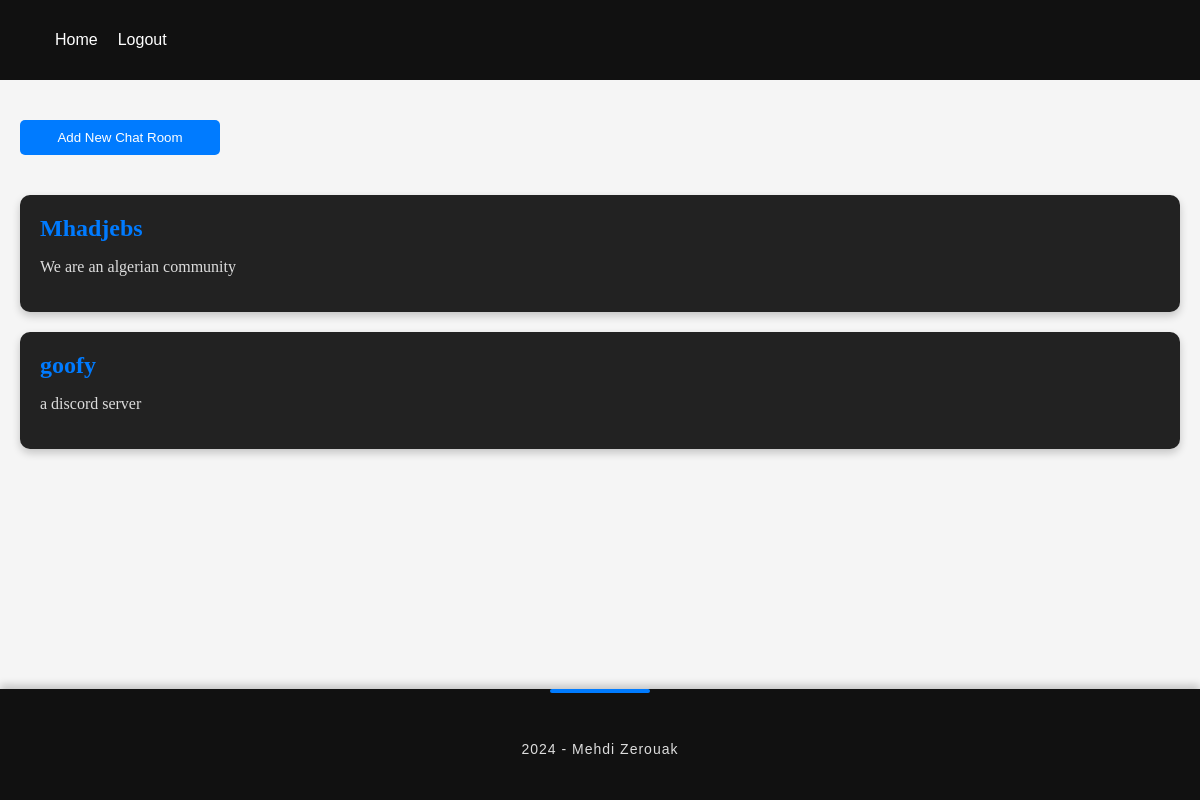
Page /chat-rooms/ (signed in) on the committed database.
### chat/models.py (models this page shows, shortened)
class ChatRoom(models.Model):
    name = models.CharField(max_length=70, unique=True)
    description = models.CharField(max_length=350)
    date_added = models.DateTimeField(auto_now_add=True)

### chat/views.py (the view)
# urls.py: path('chat-rooms/', chat_rooms, name='chat-rooms'),
@login_required
def chat_rooms(request):
    context = { 'rooms':ChatRoom.objects.all().order_by('-date_added') }
    return render(request, 'chat/chatrooms.html', context)

### chat/templates/chat/chatrooms.html (shortened to what this page needs)
{% extends "chat/base.html" %}
{% block content %}
    <div class="chatrooms-container">
        <a href="{% url 'create-room' %}">
        <button class="add-chatroom-btn">Add New Chat Room</button>
        </a>
        {% if rooms %}
        {% for room in rooms %}
        <a href="{% url 'public-chat-room' room.name %}" class="chatroom">
            <h2 class="chatroom-title"> {{room.name}} </h2>
            <p class="chatroom-description"> {{room.description}} </p>
        </a>
        {% endfor %}
        {% else %}
        <h1>There are no rooms yet! you can create a new room</h1>
        {% endif %}
    </div>
{% endblock %}

### static/css/styles.css (style rules this page uses)
body { padding: 0; margin: 0; display: flex; flex-direction: column; min-height: 100vh; background-color: #f5f5f5; }
body { background-color: #f5f5f5; }
.add-chatroom-btn { margin: 20px 0; padding: 10px 20px; width: 200px; background-color: #007bff; color: #fff; border: none; border-radius: 5px; cursor: pointer; transition: background-color 0.3s ease; }
.chatrooms-container { display: flex; flex-direction: column; gap: 20px; }
.chatroom { text-decoration: none; background-color: #222; padding: 20px; border-radius: 10px; box-shadow: 0 4px 8px rgba(0, 0, 0, 0.2); color: #fff; transition: transform 0.3s ease, background-color 0.3s ease; }
.chatroom-title { color: #007bff; margin: 0 0 10px; }
.chatroom-description { color: #ddd; }

### rows in the picture
ChatRoom: name "Mhadjebs", description "We are an algerian community"
ChatRoom: name "goofy", description "a discord server"
